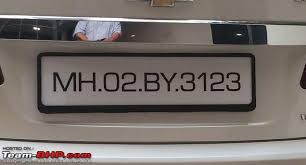
#> input picture AlgoExperts/images.jpg, 306 x 165 px, given in place of the camera
$ python draw.py
#> lines starting #> are read from the running program, lines starting #| are printed output that depends on the picture; after the words box and inside, x2 and y2 are one past the last pixel; in counts of white or black regions, pixels touching at a corner belong together; long printed decimals are rounded
### actual_drawing.py
import cv2
global x_value,y_value
x_value = []
y_value = []

def start_draw(frame,x,y):
    global x_value,y_value
    if x<100 and y<50:
        x_value=[]
        y_value=[]
    x_value.append(x)
    y_value.append(y)
    # print (x_value)
    # print (y_value)
    for i in range(len(x_value)):
        # frame[int(x_value[i]),int(y_value[i])]=(255,0,0)
        cv2.line(frame,(int(x_value[i]),int(y_value[i])),(int(x_value[i]),int(y_value[i]+3)),(255,0,0),9)

### draw.py
import cv2
import actual_drawing
camera =cv2.VideoCapture(0)
lower_range=(75,50,50)
upper_range=(166,255,255)

while True:
    sucess,frame = camera.read()
#> frame is the input picture: shape (165, 306, 3); mean B, G, R 108, 112.5, 119.8
    frame=cv2.flip(frame,1)
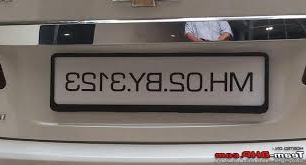
#> frame: shape (165, 306, 3); mean B, G, R 108, 112.5, 119.8
    if sucess:
        cv2.rectangle(frame,(0,0),(100,50),(0,255,0),-1)
        cv2.putText(frame,"CLEAR",(0,27),cv2.FONT_HERSHEY_DUPLEX,1,(255,0,255),2)
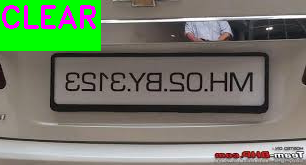
#> frame: shape (165, 306, 3); mean B, G, R 102.5, 122.9, 113.3
        hsv=cv2.cvtColor(frame,cv2.COLOR_BGR2HSV)
#> hsv: shape (165, 306, 3); mean H, S, V 36, 56.4, 135.4
        mask=cv2.inRange(hsv,lower_range,upper_range)
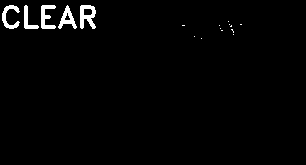
#> mask: shape (165, 306); 1.9% white; 17 white regions (12 under 20 px), largest, box (x1, y1, x2, y2) and area: (80, 5, 96, 29) 241, (41, 5, 56, 29) 200, (58, 5, 77, 29) 186, (2, 5, 20, 29) 184, (24, 5, 39, 29) 135
        erodedimg=cv2.erode(mask,None,iterations=2)
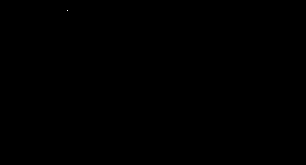
#> erodedimg: shape (165, 306); 0% white in thin lines or dots, all inside (x1, y1, x2, y2) = (67, 10, 68, 11)
        dilatedimg=cv2.dilate(erodedimg,None,iterations=2)
#> dilatedimg: shape (165, 306); 0.05% white; 1 white region, box (x1, y1, x2, y2) and area: (65, 8, 70, 13) 25
        contours,hierarchy = cv2.findContours(dilatedimg, cv2.RETR_EXTERNAL,cv2.CHAIN_APPROX_SIMPLE)
#> contours = [[[65, 8], [65, 12], [69, 12], [69, 8]]]
        # print(len(contours))
        # print(contours[0]
        if len(contours):
            c = sorted(contours, key=cv2.contourArea, reverse=True)[0]#area , sorted(descenting),find 1
#> c = [[65, 8], [65, 12], [69, 12], [69, 8]]
            ((x, y), radius) = cv2.minEnclosingCircle(c)#circle radius got imagine
#> x = 67; y = 10; radius = 2.83
            print(radius)
#| 2.829
            # cv2.drawContours(frame, [c], -1, (0, 255, 0), 2)
            cv2.circle(frame, (int(x),int(y)), int(radius),(0,0,255), 2)#circle drawn with here
#> frame: shape (165, 306, 3); 0.07% of pixels changed, all inside (x1, y1, x2, y2) = (64, 7, 71, 14)
            cv2.circle(frame, (int(x),int(y)), int(2),(0,0,255), 2)#center point of the circle
            print(x,y)
#| 67.0 10.0
            actual_drawing.start_draw(frame,x,y)
#> the loop in start_draw, `for i in range(len(x_value)):` made 1 pass
#> after the loop in start_draw, `for i in range(len(x_value)):`:
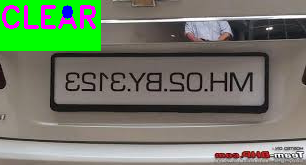
#> frame: shape (165, 306, 3); mean B, G, R 102.7, 122.7, 112.9
        cv2.imshow("Tracker",frame)
        end=cv2.waitKey(1)
#> (key q is pressed here)
        if end == ord("q"):
            cv2.destroyAllWindows()
            camera.release()
            break
